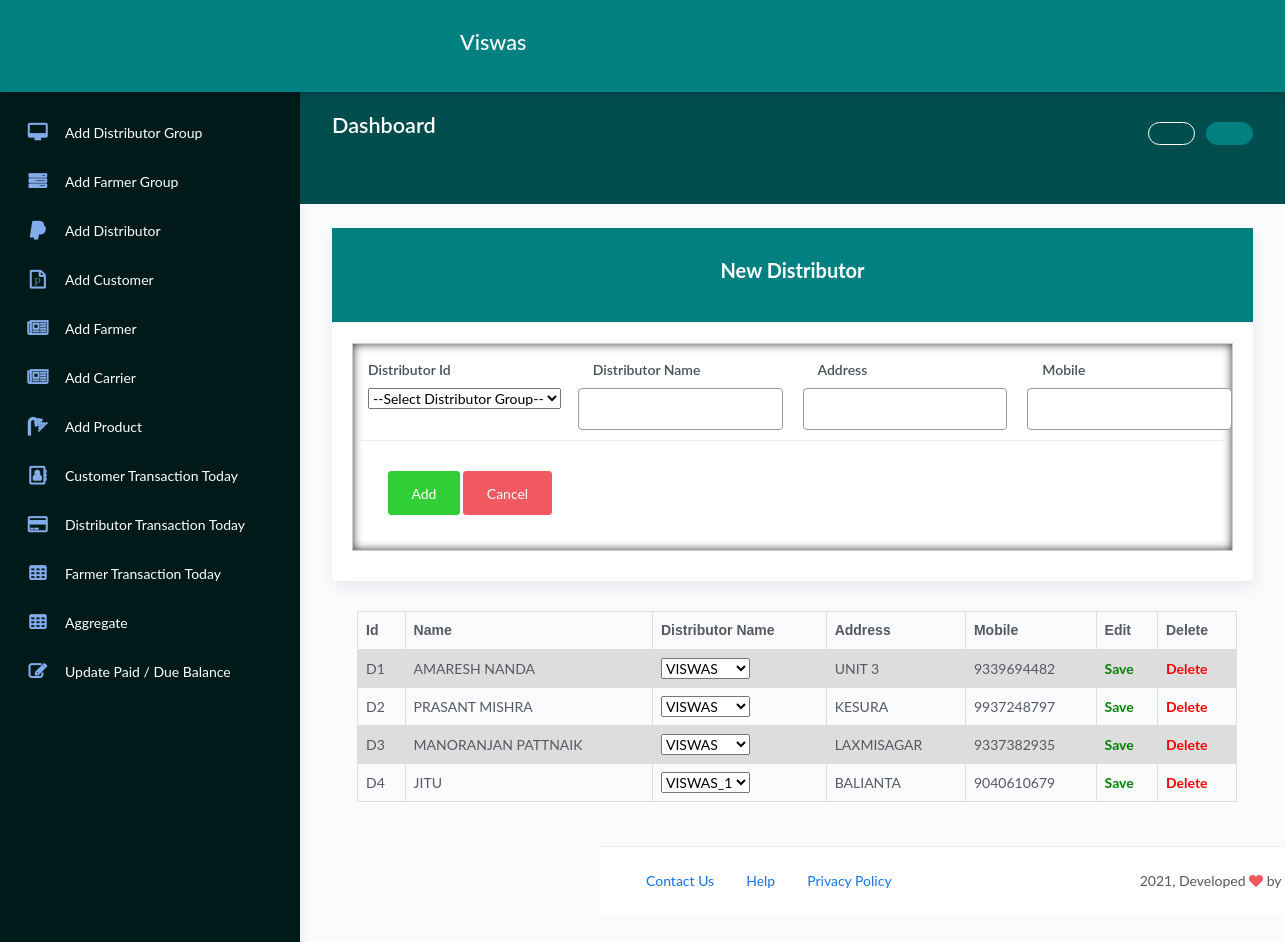
Screenshot of /add-distributor/ with the database file from the repository.
### bill/models.py (models this page shows, shortened)
class Distributor(models.Model):
    Ditributor_Id = models.CharField(max_length=10,primary_key=True)
    Group_Name=models.ForeignKey(Distributor_Group, on_delete=models.CASCADE)
    Name=models.CharField(max_length=20, default="")
    Address=models.CharField(max_length=150, default="")
    Mobile=models.IntegerField(default=0)

class Distributor_Group(models.Model):
    Distributor_Group_Id=models.CharField(max_length=10,primary_key=True)
    Distributor_Group_Name=models.CharField(max_length=20, default="")
    def __str__(self):
        return self.Distributor_Group_Name

### bill/views.py (the view)
# urls.py: path('add-distributor/', views.add_distributor  ,name="add-d"),
def add_distributor(request):
    if request.method=='POST':
        print(request.POST)
        D_OBJ=Distributor(Ditributor_Id = Distributor_Group.objects.get(Distributor_Group_Name=request.POST.get('d_id')),
        Name=request.POST.get('d_name'),Address=request.POST.get('d_address'),Mobile=request.POST.get('d_mobile'))
        D_OBJ.save()
        return redirect('add-d')
    else:
        context=Distributor_Group.objects.all()
        distributors=Distributor.objects.all()
        return render(request,'bill/distributor_form.html',{'context':context, 'distributors':distributors})

### bill/templates/bill/distributor_form.html (shortened to what this page needs)
{% extends 'bill/base.html' %}
{% block content %}
						<div class="col-md-12">
							<div class="card">
								<div class="card-header">
									<div class="card-title">New Distributor</div>
								</div>
								<div class="card-body">
									<div class="mbill">
					<form action="#" method="post" >
					<div class="phs">
					<div class="row">
					<div class="col-md-3">
						<div class="form-group">
                            <label>Distributor Id</label>
                            <select id="selectmember" name="d_id">
                                <option selected disabled="true">--Select Distributor Group--</option>
                            </select>
						</div>
					</div>
                    <div class="col-md-3">
						<div class="form-group">
						<label>Distributor Name</label>
									<div class="row">
									<input type="text" class="form-control" name="d_name">
										</div>
							</div>
					</div>
                    <div class="col-md-3">
						<div class="form-group">
						<label>Address</label>
									<div class="row">
									<input type="text" class="form-control" name="d_address">
										</div>
							</div>
					</div>
                    <div class="col-md-3">
						<div class="form-group">
						<label>Mobile</label>
									<div class="row">
									<input type="text" class="form-control" name="d_mobile">
										</div>
							</div>
					</div>
					</div>
						<div class="card-action">
									<button type="submit" class="btn btn-success">Add</button>
									<button class="btn btn-danger">Cancel</button>
								</div>
						</form>
						</div>
						</div>
						</div>
						</div>
						 <table>
                            <tr>
                            <th>Id</th>
                            <th>Name</th>
                            <th>Distributor Name</th>
                            <th>Address</th>
                            <th>Mobile</th>
                            <th>Edit</th>
                            <th>Delete</th>
                            </tr>
                            {% for distributor in distributors %}
                            <tr>
                                <td data-id="{{distributor.id}}">{{ distributor.Ditributor_Id}}</td>
                                <td contenteditable='true' id="data-dname-{{distributor.Ditributor_Id}}" onClick="highlightEdit(this);">{{ distributor.Name}}</td>
                                <td contenteditable='true'  onClick="highlightEdit(this);">
                                    <select id="data-dgname-{{distributor.Ditributor_Id}}">
                                        <option selected>{{ distributor.Group_Name}}</option>
                                    </select>
                                </td>
                                <td contenteditable='true' id="data-daddr-{{distributor.Ditributor_Id}}" onClick="highlightEdit(this);">{{distributor.Address}}</td>
                                <td contenteditable='true' id="data-dmob-{{distributor.Ditributor_Id}}" onClick="highlightEdit(this);">{{distributor.Mobile}}</td>
                                 <td><a style="color:green;font-weight:bold;" onclick="saveDistributor('{{distributor.Ditributor_Id}}')" role="button">Save</a></td>
                                <td><a style="color:red;font-weight:bold;" onclick="return confirm('{{distributor.Name}} will be deleted, are you sure ?')" href={% url 'delete_d' distributor.Ditributor_Id %} role="button" >Delete</a></td>
                            </tr>
                            {% endfor %}
                        </table>
{% endblock %}

### bill/templates/bill/base.html (shortened to what this page needs)
{% load static %}
	<!DOCTYPE html>
	<html lang="en">
	<head>
	<link rel="stylesheet" href="https://cdnjs.cloudflare.com/ajax/libs/font-awesome/4.7.0/css/font-awesome.min.css">
	<link rel="stylesheet" href="{% static 'bill/assets/css/bootstrap.min.css' %}">
	<link rel="stylesheet" href="{% static  'bill/assets/css/atlantis.min.css' %}">
	<link href="https://cdn.jsdelivr.net/npm/select2@4.1.0-rc.0/dist/css/select2.min.css" rel="stylesheet" />
	</head>
<body>
	<div class="wrapper">
		<div class="main-header">
			<div class="logo-header" >
				<div class="nav-toggle">
					<button class="btn btn-toggle toggle-sidebar">
					</button>
				</div>
			</div>
			<nav class="navbar navbar-header navbar-expand-lg" data-background-color="blue2">
				<div class="container-fluid rk">
					<h2>Viswas</h2>
				</div>
			</nav>
		</div>
		<div class="sidebar sidebar-style-2">
			<div class="sidebar-wrapper scrollbar scrollbar-inner">
				<div class="sidebar-content">
					<ul class="nav nav-primary">
						<li class="nav-item">
							<a  href="{% url 'add-dg' %}">
								<i class="fa fa-desktop" aria-hidden="true"></i>
								<p>Add Distributor Group</p>
							</a>
						</li>
						<li class="nav-item">
							<a  href="{% url 'add-fg' %}">
								<i class="fa fa-tasks" aria-hidden="true"></i>
								<p>Add Farmer Group</p>
							</a>
						</li>
						<li class="nav-item">
							<a  href="{% url 'add-d'%}">
								<i class="fa fa-paypal" aria-hidden="true"></i>
								<p>Add Distributor</p>
							</a>
						</li>
						<li class="nav-item">
							<a  href="{% url 'add-c' %}">
							<i class="fa fa-file-powerpoint-o" aria-hidden="true"></i>
								<p>Add Customer</p>
							</a>
						</li>
						<li class="nav-item">
							<a href="{% url 'add-f' %}">
							<i class="fa fa-newspaper-o" aria-hidden="true"></i>
								<p>Add Farmer</p>
							</a>
						</li>
						<li class="nav-item">
							<a href="{% url 'add-car' %}">
							<i class="fa fa-newspaper-o" aria-hidden="true"></i>
								<p>Add Carrier</p>
							</a>
						</li>
						<li class="nav-item">
							<a  href="{% url 'add-p'%}">
								<i class="fa fa-shower" aria-hidden="true"></i>
								<p>Add Product</p>
							</a>
						</li>
						<li class="nav-item">
							<a  href="{% url 'add-ctd' %}">
								<i class="fa fa-address-book-o" aria-hidden="true"></i>
								<p>Customer Transaction Today</p>
							</a>
						</li>
						<li class="nav-item">
							<a href="{% url 'add-dtd' %}">
								<i class="fa fa-credit-card" aria-hidden="true"></i>
								<p>Distributor Transaction Today</p>
							</a>
						</li>
						<li class="nav-item">
							<a href="{% url 'add-ftd' %}">
								<i class="fa fa-table" aria-hidden="true"></i>
								<p>Farmer Transaction Today</p>
							</a>
						</li>
						<li class="nav-item">
							<a href="{% url 'add-ca' %}">
								<i class="fa fa-table" aria-hidden="true"></i>
								<p>Aggregate</p>
							</a>
						</li>
						<li class="nav-item">
							<a href="{% url 'add-bal' %}">
								<i class="fa fa-pencil-square-o" aria-hidden="true"></i>
								<p>Update Paid / Due Balance</p>
							</a>
						</li>
					</ul>
				</div>
			</div>
		</div>
		<div class="main-panel">
			<div class="content">
				<div class="panel-header bg-primary-gradient">
					<div class="page-inner py-5">
						<div class="d-flex align-items-left align-items-md-center flex-column flex-md-row">
							<div>
								<h2 class="text-white pb-2 fw-bold">Dashboard</h2>
							</div>
							<div class="ml-md-auto py-2 py-md-0">
								<a href="#" class="btn btn-white btn-border btn-round mr-2"></a>
								<a href="#" class="btn btn-secondary btn-round"></a>
							</div>
						</div>
					</div>
				</div>
				<div class="page-inner pin pin2">
					<div class="row">
                            {% block content%}{% endblock %}
                    </div>
                        </div>
                    </div>
                    </div>
                    <footer class="footer">
                        <div class="container-fluid">
                            <nav class="pull-left">
                                <ul class="nav">
                                    <li class="nav-item">
                                        <a class="nav-link" href="#">
                                            Contact Us
                                        </a>
                                    </li>
                                    <li class="nav-item">
                                        <a class="nav-link" href="#">
                                            Help
                                        </a>
                                    </li>
                                    <li class="nav-item">
                                        <a class="nav-link" href="#">
                                            Privacy Policy
                                        </a>
                                    </li>
                                </ul>
                            </nav>
                            <div class="copyright ml-auto">
                                2021, Developed <i class="fa fa-heart heart text-danger"></i> by <a href="#">NIC</a>
                            </div>
                        </div>
                    </footer>
                </div>

### bill/templates/bill/base.html (style rules this page uses)
table { font-family: arial, sans-serif; border-collapse: collapse; width: 95.5%; position: relative; left:25px; margin-bottom: 20px; }
td, th { border: 1px solid #dddddd; text-align: left; padding: 8px; }
tr:nth-child(even) { background-color: #dddddd; }

### rows the page displays
Distributor: Ditributor_Id "D1", Name "AMARESH NANDA", Group_Name+Ditributor_Id "VISWAS", Address "UNIT 3", Mobile "9339694482"
Distributor: Ditributor_Id "D2", Name "PRASANT MISHRA", Group_Name+Ditributor_Id "VISWAS", Address "KESURA", Mobile "9937248797"
Distributor: Ditributor_Id "D3", Name "MANORANJAN PATTNAIK", Group_Name+Ditributor_Id "VISWAS", Address "LAXMISAGAR", Mobile "9337382935"
Distributor: Ditributor_Id "D4", Name "JITU", Group_Name+Ditributor_Id "VISWAS_1", Address "BALIANTA", Mobile "9040610679"
